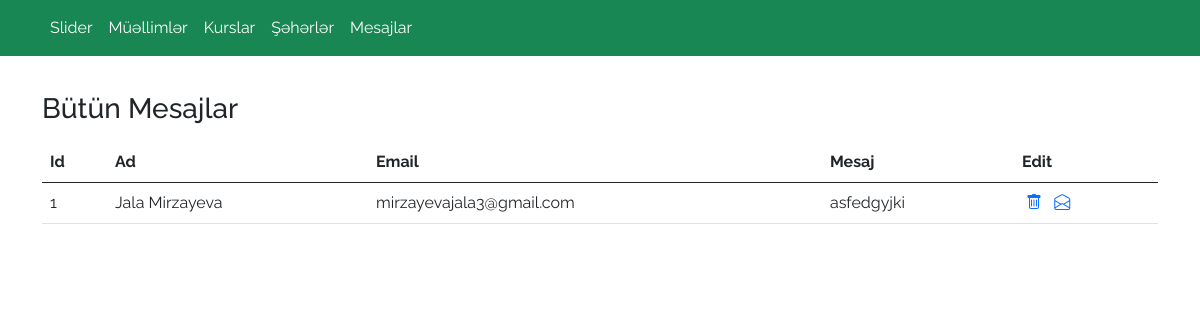
The page /admin/messages/ on the database its author committed.
### app.py (models this page shows)
class Messages(db.Model):
    id=db.Column(db.Integer,primary_key=True)
    name=db.Column(db.String(100))
    email=db.Column(db.String(100))
    content=db.Column(db.Text)

### app.py (the view)
@app.route('/admin/messages/')
def messages():
    messages=Messages.query.all()
    return render_template("admin/messages.html",messages=messages)

### templates/admin/messages.html
{% extends 'admin/layout.html' %}
{% block content %}
<section class="Messages"style="padding: 20px 0px;">
    <div class="container">
        <div class="row">
            <div class="col-12">
                <h3 class="my-3">Bütün Mesajlar</h3>
                <table class="table">
                    <thead>
                      <tr>
                        <th scope="col">Id</th>
                        <th scope="col">Ad</th>
                        <th scope="col">Email</th>
                        <th scope="col">Mesaj</th>
                        <th scope="col">Edit</th>
                      </tr>
                    </thead>
                    <tbody>
                      {% for messages in messages %}
                      <tr>
                        <td>{{messages.id}}</td>
                        <td>{{messages.name}}</td>
                        <td>{{messages.email}}</td>
                        <td>{{messages.content}}</td>
                        <td>
                            <a href="/admin/messages/delete/{{messages.id}}"><i class="bi bi-trash mx-1"></i></a>
                            <a href="/admin/messages/detail/{{messages.id}}"><i class="bi bi-envelope-open mx-1"></i></a>
                        </td>
                      </tr>
                      {% endfor %}
                    </tbody>
                  </table>
            </div>
        </div>
    </div>
  </section>
  {% endblock %}

### templates/admin/layout.html (style rules this page uses)
body { font-family: 'Raleway', sans-serif; }

### rows shown on the page
Messages: id "1", name "Jala Mirzayeva", email "mirzayevajala3@gmail.com", content "asfedgyjki"
